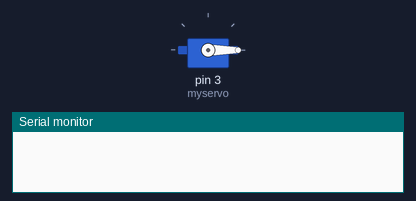
Bench run of a sketch on a simulated Arduino Uno, built with avr-gcc and run on an emulated ATmega328P. Shown: servo, the last lines printed to the serial monitor.

Above: at 0.1 s.
At 7.6 s:
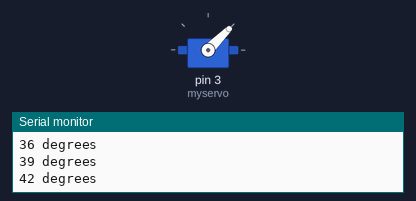
At 15.1 s:
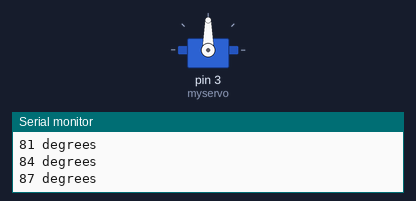
At 30.1 s:
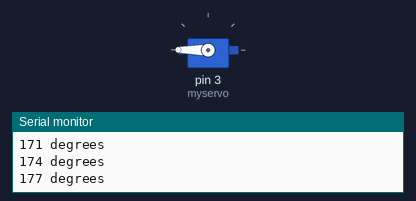
Timing chart, 0 to 40.0 s (numbered marks = the images above):
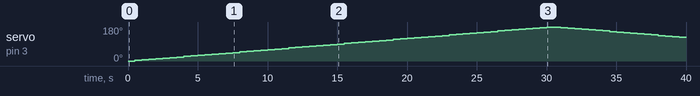

The sketch:

Servo.ino
```cpp
#include <Servo.h>

Servo myservo;  // create servo object to control a servo

int pos = 0;
void setup() {
  // attach servo to pin 3 PWM
  myservo.attach(3);
  // debugging output
  Serial.begin(9600);
}

void loop() {
  for (pos = 0; pos <= 180; pos += 3) {
    myservo.write(pos);
    delay(500);
    Serial.print(pos);
    Serial.println(" degrees");
  }
  for (pos = 180; pos >= 0; pos -= 3) {
    myservo.write(pos);
    delay(500);
    Serial.print(pos);
    Serial.println(" degrees");
  }
}
```

Measured:
- by itself, servo on pin 3 (myservo): rises from 0° to 180° in 29.5 s, then falls to 126° in 9.5 s
